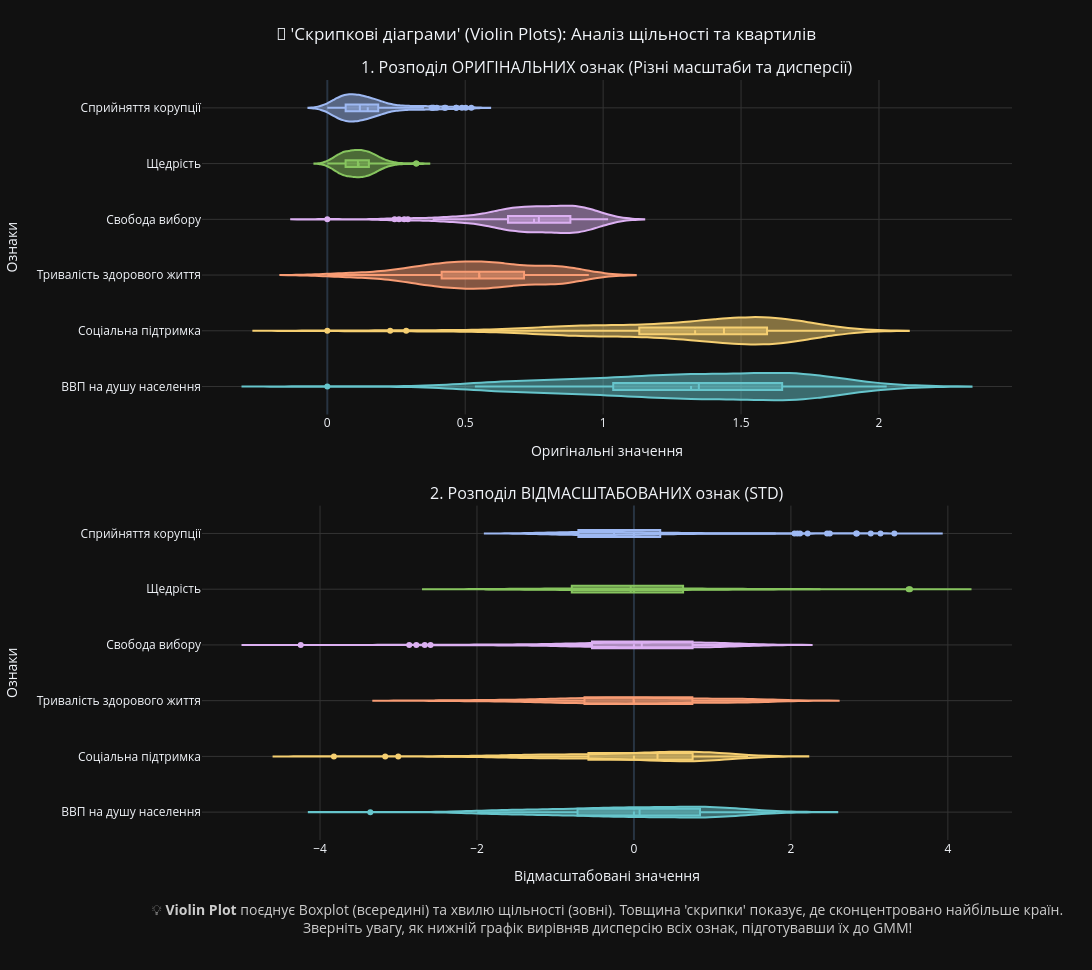

Notebook code for this chart:
### Markdown cell above
**10. Відобразити статистики:**

### Code cell
print("📊 Технічний аудит та порівняння описових статистик...\n")

fig_stats = make_subplots(
    rows=2, cols=1,
    subplot_titles=("1. Розподіл ОРИГІНАЛЬНИХ ознак (Різні масштаби та дисперсії)", f"2. Розподіл ВІДМАСШТАБОВАНИХ ознак ({SCALER_TYPE.upper()})"),
    vertical_spacing=0.12
)

colors = px.colors.qualitative.Pastel

for i, col in enumerate(FEATURES_FULL):
    clean_name = FEATURE_TRANSLATIONS.get(col, str(col).replace('.', ' ').replace('_', ' ').strip())

    fig_stats.add_trace(go.Violin(
        x=X_features[col], name=clean_name, marker_color=colors[i % len(colors)],
        box_visible=True, meanline_visible=True, points='outliers',
        hovertemplate=f"<b>{clean_name}</b><br>Значення: %{{x:.3f}}<extra></extra>"
    ), row=1, col=1)

for i, col in enumerate(FEATURES_FULL):
    clean_name = FEATURE_TRANSLATIONS.get(col, str(col).replace('.', ' ').replace('_', ' ').strip())
    
    fig_stats.add_trace(go.Violin(
        x=df_scaled[col], name=clean_name, marker_color=colors[i % len(colors)],
        box_visible=True, meanline_visible=True, points='outliers',
        hovertemplate=f"<b>{clean_name} (Scaled)</b><br>Значення: %{{x:.3f}}<extra></extra>"
    ), row=2, col=1)

fig_stats.update_xaxes(title_text="Оригінальні значення", showgrid=True, gridcolor='#333', row=1, col=1)
fig_stats.update_yaxes(title_text="Ознаки", showgrid=True, gridcolor='#333', row=1, col=1)

fig_stats.update_xaxes(title_text="Відмасштабовані значення", showgrid=True, gridcolor='#333', row=2, col=1)
fig_stats.update_yaxes(title_text="Ознаки", showgrid=True, gridcolor='#333', row=2, col=1)

dynamic_violin_height = max(500, len(FEATURES_FULL) * 120 + 250)

fig_stats.update_layout(
    title_text="🎻 'Скрипкові діаграми' (Violin Plots): Аналіз щільності та квартилів",
    title_x=0.5, 
    width=1500, height=dynamic_violin_height,
    template=PLOT_TEMPLATE, showlegend=False,
    margin=dict(b=130, l=150, t=80)
)

fig_stats.add_annotation(
    x=0.5, y=-0.13, xref="paper", yref="paper",
    text="💡 <b>Violin Plot</b> поєднує Boxplot (всередині) та хвилю щільності (зовні). Товщина 'скрипки' показує, де сконцентровано найбільше країн.<br>Зверніть увагу, як нижній графік вирівняв дисперсію всіх ознак, підготувавши їх до GMM!",
    showarrow=False, font=dict(size=14, color="#cccccc"), align="center"
)

print("Красивий Вивід:")
fig_stats.show()

print("Технічний Вивід - Статистики ОРИГІНАЛЬНОГО набору (Для порівняння):")
display(X_features.describe().T.style.background_gradient(cmap=DESCRIBE_CMAP).format("{:.4f}"))

print("\nТехнічний Вивід - Статистики ВІДМАСШТАБОВАНОГО набору (Scaled):")
display(df_scaled.describe().T.style.background_gradient(cmap='Purples').format("{:.4f}"))

### Figure 1 — Plotly figure (JSON) as saved in the notebook; plotly's stock layout.template omitted (floating-point values rounded to 4 significant figures; data arrays with more than 128 entries replaced by an {"elided": "..."} marker saying what was removed)
{"data": [{"box": {"visible": true}, "hovertemplate": "<b>ВВП на душу населення</b><br>Значення: %{x:.3f}<extra></extra>", "marker": {"color": "rgb(102, 197, 204)"}, "meanline": {"visible": true}, "name": "ВВП на душу населення", "points": "outliers", "type": "violin", "x": {"elided": "147 float values"}, "xaxis": "x", "yaxis": "y"}, {"box": {"visible": true}, "hovertemplate": "<b>Соціальна підтримка</b><br>Значення: %{x:.3f}<extra></extra>", "marker": {"color": "rgb(246, 207, 113)"}, "meanline": {"visible": true}, "name": "Соціальна підтримка", "points": "outliers", "type": "violin", "x": {"elided": "147 float values"}, "xaxis": "x", "yaxis": "y"}, {"box": {"visible": true}, "hovertemplate": "<b>Тривалість здорового життя</b><br>Значення: %{x:.3f}<extra></extra>", "marker": {"color": "rgb(248, 156, 116)"}, "meanline": {"visible": true}, "name": "Тривалість здорового життя", "points": "outliers", "type": "violin", "x": {"elided": "147 float values"}, "xaxis": "x", "yaxis": "y"}, {"box": {"visible": true}, "hovertemplate": "<b>Свобода вибору</b><br>Значення: %{x:.3f}<extra></extra>", "marker": {"color": "rgb(220, 176, 242)"}, "meanline": {"visible": true}, "name": "Свобода вибору", "points": "outliers", "type": "violin", "x": {"elided": "147 float values"}, "xaxis": "x", "yaxis": "y"}, {"box": {"visible": true}, "hovertemplate": "<b>Щедрість</b><br>Значення: %{x:.3f}<extra></extra>", "marker": {"color": "rgb(135, 197, 95)"}, "meanline": {"visible": true}, "name": "Щедрість", "points": "outliers", "type": "violin", "x": {"elided": "147 float values"}, "xaxis": "x", "yaxis": "y"}, {"box": {"visible": true}, "hovertemplate": "<b>Сприйняття корупції</b><br>Значення: %{x:.3f}<extra></extra>", "marker": {"color": "rgb(158, 185, 243)"}, "meanline": {"visible": true}, "name": "Сприйняття корупції", "points": "outliers", "type": "violin", "x": {"elided": "147 float values"}, "xaxis": "x", "yaxis": "y"}, {"box": {"visible": true}, "hovertemplate": "<b>ВВП на душу населення (Scaled)</b><br>Значення: %{x:.3f}<extra></extra>", "marker": {"color": "rgb(102, 197, 204)"}, "meanline": {"visible": true}, "name": "ВВП на душу населення", "points": "outliers", "type": "violin", "x": {"elided": "147 float values"}, "xaxis": "x2", "yaxis": "y2"}, {"box": {"visible": true}, "hovertemplate": "<b>Соціальна підтримка (Scaled)</b><br>Значення: %{x:.3f}<extra></extra>", "marker": {"color": "rgb(246, 207, 113)"}, "meanline": {"visible": true}, "name": "Соціальна підтримка", "points": "outliers", "type": "violin", "x": {"elided": "147 float values"}, "xaxis": "x2", "yaxis": "y2"}, {"box": {"visible": true}, "hovertemplate": "<b>Тривалість здорового життя (Scaled)</b><br>Значення: %{x:.3f}<extra></extra>", "marker": {"color": "rgb(248, 156, 116)"}, "meanline": {"visible": true}, "name": "Тривалість здорового життя", "points": "outliers", "type": "violin", "x": {"elided": "147 float values"}, "xaxis": "x2", "yaxis": "y2"}, {"box": {"visible": true}, "hovertemplate": "<b>Свобода вибору (Scaled)</b><br>Значення: %{x:.3f}<extra></extra>", "marker": {"color": "rgb(220, 176, 242)"}, "meanline": {"visible": true}, "name": "Свобода вибору", "points": "outliers", "type": "violin", "x": {"elided": "147 float values"}, "xaxis": "x2", "yaxis": "y2"}, {"box": {"visible": true}, "hovertemplate": "<b>Щедрість (Scaled)</b><br>Значення: %{x:.3f}<extra></extra>", "marker": {"color": "rgb(135, 197, 95)"}, "meanline": {"visible": true}, "name": "Щедрість", "points": "outliers", "type": "violin", "x": {"elided": "147 float values"}, "xaxis": "x2", "yaxis": "y2"}, {"box": {"visible": true}, "hovertemplate": "<b>Сприйняття корупції (Scaled)</b><br>Значення: %{x:.3f}<extra></extra>", "marker": {"color": "rgb(158, 185, 243)"}, "meanline": {"visible": true}, "name": "Сприйняття корупції", "points": "outliers", "type": "violin", "x": {"elided": "147 float values"}, "xaxis": "x2", "yaxis": "y2"}], "layout": {"annotations": [{"font": {"size": 16}, "showarrow": false, "text": "1. Розподіл ОРИГІНАЛЬНИХ ознак (Різні масштаби та дисперсії)", "x": 0.5, "xanchor": "center", "xref": "paper", "y": 1, "yanchor": "bottom", "yref": "paper"}, {"font": {"size": 16}, "showarrow": false, "text": "2. Розподіл ВІДМАСШТАБОВАНИХ ознак (STD)", "x": 0.5, "xanchor": "center", "xref": "paper", "y": 0.44, "yanchor": "bottom", "yref": "paper"}, {"align": "center", "font": {"color": "#cccccc", "size": 14}, "showarrow": false, "text": "💡 <b>Violin Plot</b> поєднує Boxplot (всередині) та хвилю щільності (зовні). Товщина 'скрипки' показує, де сконцентровано найбільше країн.<br>Зверніть увагу, як нижній графік вирівняв дисперсію всіх ознак, підготувавши їх до GMM!", "x": 0.5, "xref": "paper", "y": -0.13, "yref": "paper"}], "height": 970, "margin": {"b": 130, "l": 150, "t": 80}, "showlegend": false, "title": {"text": "🎻 'Скрипкові діаграми' (Violin Plots): Аналіз щільності та квартилів", "x": 0.5}, "width": 1500, "xaxis": {"anchor": "y", "domain": [0, 1], "gridcolor": "#333", "showgrid": true, "title": {"text": "Оригінальні значення"}}, "xaxis2": {"anchor": "y2", "domain": [0, 1], "gridcolor": "#333", "showgrid": true, "title": {"text": "Відмасштабовані значення"}}, "yaxis": {"anchor": "x", "domain": [0.56, 1], "gridcolor": "#333", "showgrid": true, "title": {"text": "Ознаки"}}, "yaxis2": {"anchor": "x2", "domain": [0, 0.44], "gridcolor": "#333", "showgrid": true, "title": {"text": "Ознаки"}}}}
